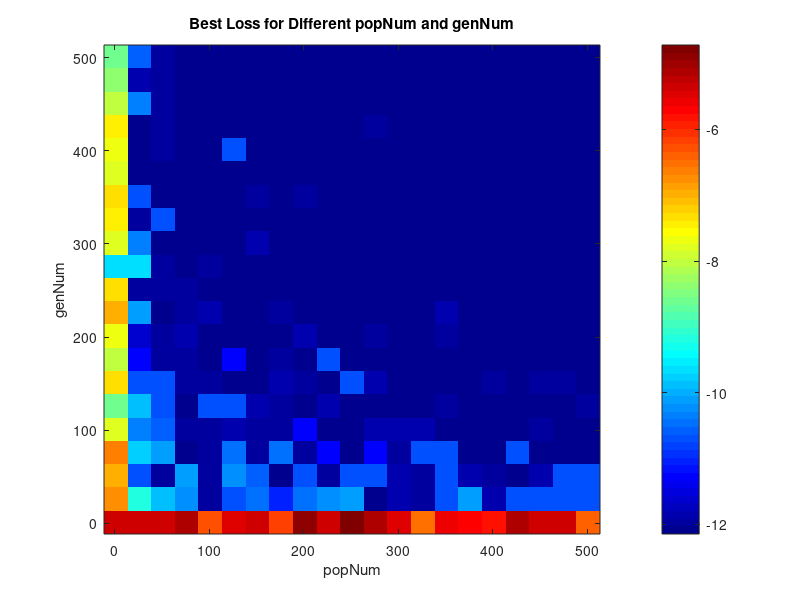

MATLAB code for this plot:
clear;
addpath('./Func');
addpath('./GAlib');
addpath('./Data');

%% load all data needed, these data is generated by tunerDynamic.m
load('dynamicTuningData.mat');

%% Visualization
figure;
imagesc([popVal(1) popVal(end)], [genVal(1) genVal(end)], log(losscme));
colormap(jet);
colorbar;
xlabel('popNum');
ylabel('genNum');
title('Best Loss for Different popNum and genNum');
set(gca, 'YDir', 'normal');
